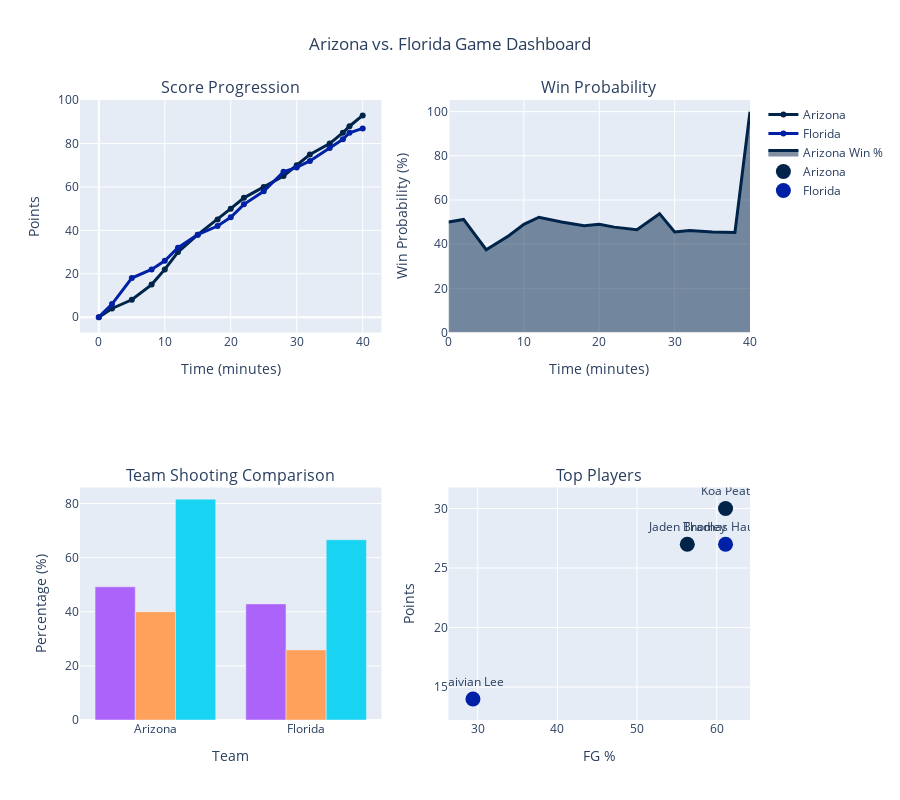

Notebook code for this chart:
### Markdown cell above
---

## 6. Interactive Dashboard

### Code cell
# Create interactive Plotly dashboard
dashboard = create_interactive_dashboard(game_flow_df, win_prob_df, team_stats_df, player_stats_df)
dashboard.show()

### Figure 1 — Plotly figure (JSON) as saved in the notebook; plotly's stock layout.template omitted (floating-point values rounded to 4 significant figures)
{"data": [{"line": {"color": "#002449", "width": 3}, "mode": "lines+markers", "name": "Arizona", "type": "scatter", "x": [0, 2, 5, 8, 10, 12, 15, 18, 20, 22, 25, 28, 30, 32, 35, 37, 38, 40], "xaxis": "x", "y": [0, 4, 8, 15, 22, 30, 38, 45, 50, 55, 60, 65, 70, 75, 80, 85, 88, 93], "yaxis": "y"}, {"line": {"color": "#0021A5", "width": 3}, "mode": "lines+markers", "name": "Florida", "type": "scatter", "x": [0, 2, 5, 8, 10, 12, 15, 18, 20, 22, 25, 28, 30, 32, 35, 37, 38, 40], "xaxis": "x", "y": [0, 6, 18, 22, 26, 32, 38, 42, 46, 52, 58, 67, 69, 72, 78, 82, 85, 87], "yaxis": "y"}, {"fill": "tozeroy", "line": {"color": "#002449", "width": 3}, "mode": "lines", "name": "Arizona Win %", "type": "scatter", "x": [0, 2, 5, 8, 10, 12, 15, 18, 20, 22, 25, 28, 30, 32, 35, 37, 38, 40], "xaxis": "x2", "y": [50.0, 51.2, 37.5, 43.8, 49.0, 52.2, 50.0, 48.3, 49.0, 47.7, 46.5, 53.8, 45.5, 46.2, 45.5, 45.45, 45.3, 100.0], "yaxis": "y2"}, {"name": "Fg Pct", "showlegend": false, "type": "bar", "x": ["Arizona", "Florida"], "xaxis": "x3", "y": [49.2, 42.9], "yaxis": "y3"}, {"name": "3Pt Pct", "showlegend": false, "type": "bar", "x": ["Arizona", "Florida"], "xaxis": "x3", "y": [40, 25.9], "yaxis": "y3"}, {"name": "Ft Pct", "showlegend": false, "type": "bar", "x": ["Arizona", "Florida"], "xaxis": "x3", "y": [81.6, 66.6], "yaxis": "y3"}, {"marker": {"color": "#002449", "size": 15}, "mode": "markers+text", "name": "Arizona", "text": ["Koa Peat", "Jaden Bradley"], "textposition": "top center", "type": "scatter", "x": [61.1, 56.3], "xaxis": "x4", "y": [30.0, 27.0], "yaxis": "y4"}, {"marker": {"color": "#0021A5", "size": 15}, "mode": "markers+text", "name": "Florida", "text": ["Thomas Haugh", "Xaivian Lee"], "textposition": "top center", "type": "scatter", "x": [61.1, 29.4], "xaxis": "x4", "y": [27.0, 14.0], "yaxis": "y4"}], "layout": {"annotations": [{"font": {"size": 16}, "showarrow": false, "text": "Score Progression", "x": 0.225, "xanchor": "center", "xref": "paper", "y": 1, "yanchor": "bottom", "yref": "paper"}, {"font": {"size": 16}, "showarrow": false, "text": "Win Probability", "x": 0.775, "xanchor": "center", "xref": "paper", "y": 1, "yanchor": "bottom", "yref": "paper"}, {"font": {"size": 16}, "showarrow": false, "text": "Team Shooting Comparison", "x": 0.225, "xanchor": "center", "xref": "paper", "y": 0.375, "yanchor": "bottom", "yref": "paper"}, {"font": {"size": 16}, "showarrow": false, "text": "Top Players", "x": 0.775, "xanchor": "center", "xref": "paper", "y": 0.375, "yanchor": "bottom", "yref": "paper"}], "height": 800, "showlegend": true, "title": {"text": "Arizona vs. Florida Game Dashboard", "x": 0.5}, "xaxis": {"anchor": "y", "domain": [0, 0.45], "title": {"text": "Time (minutes)"}}, "xaxis2": {"anchor": "y2", "domain": [0.55, 1], "title": {"text": "Time (minutes)"}}, "xaxis3": {"anchor": "y3", "domain": [0, 0.45], "title": {"text": "Team"}}, "xaxis4": {"anchor": "y4", "domain": [0.55, 1], "title": {"text": "FG %"}}, "yaxis": {"anchor": "x", "domain": [0.625, 1], "title": {"text": "Points"}}, "yaxis2": {"anchor": "x2", "domain": [0.625, 1], "title": {"text": "Win Probability (%)"}}, "yaxis3": {"anchor": "x3", "domain": [0, 0.375], "title": {"text": "Percentage (%)"}}, "yaxis4": {"anchor": "x4", "domain": [0, 0.375], "title": {"text": "Points"}}}}
